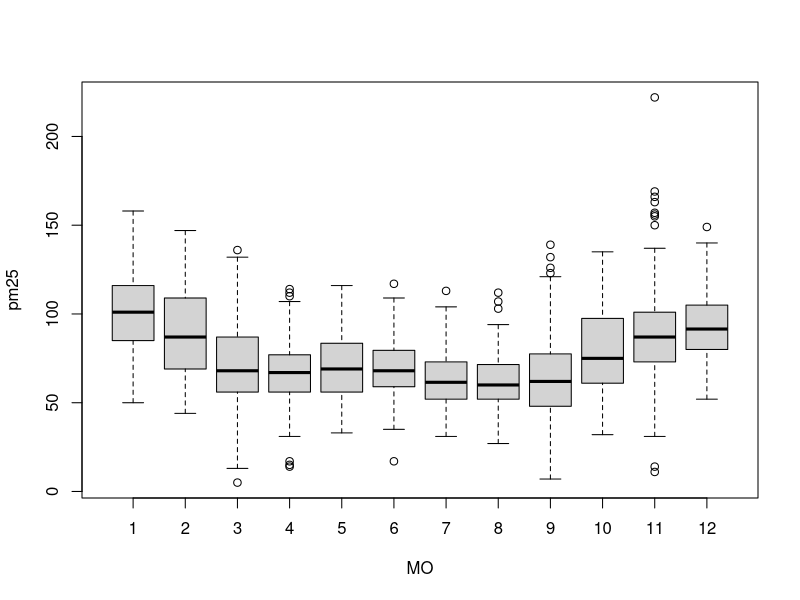
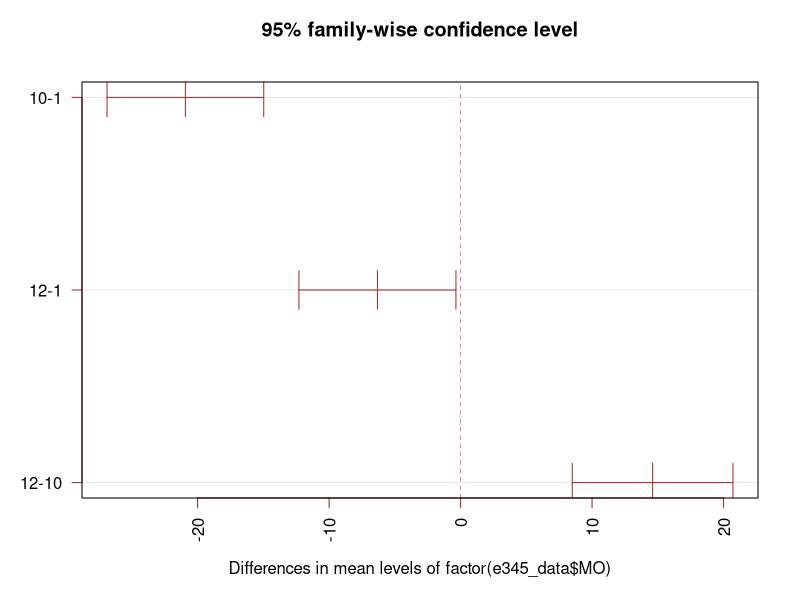
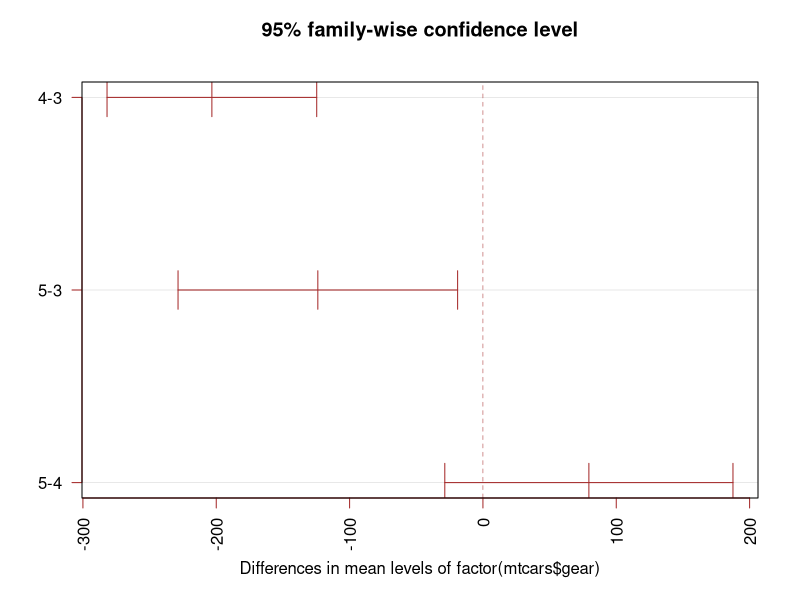

Write the R code that produced these figures, in order.
rm(list=ls())
library(dplyr)


df <- read.csv('final.csv')

# Variance in mean within group and between group


boxplot(df$pm25~factor(df$MO),
        xlab = "MO", ylab = "pm25")

month_aov <- aov(df$pm25~factor(df$MO), data=df)
# Summary of the analysis
summary(month_aov)

e345_data = df %>% filter(MO != '' & MO != 2 & MO != 3 & MO != 4 & MO != 5 & MO != 6 & MO != 7 &
                          MO != 8 & MO != 9 & MO != '' & MO != 11 & MO !='')

month_e235_aov <- aov(e345_data$pm25~factor(e345_data$MO), data=e345_data)
summary(month_e235_aov)

TukeyHSD(month_e235_aov,conf.level=0.95)
plot(TukeyHSD(month_e235_aov), las=2 , col="brown")

data = mtcars
# Step 2: Calculate test statistics using aov function
mtcars_aov <- aov(mtcars$disp~factor(mtcars$gear))
summary(mtcars_aov)
TukeyHSD(mtcars_aov,conf.level=0.95)
plot(TukeyHSD(mtcars_aov), las=2 , col="brown")

sum(data$disp)